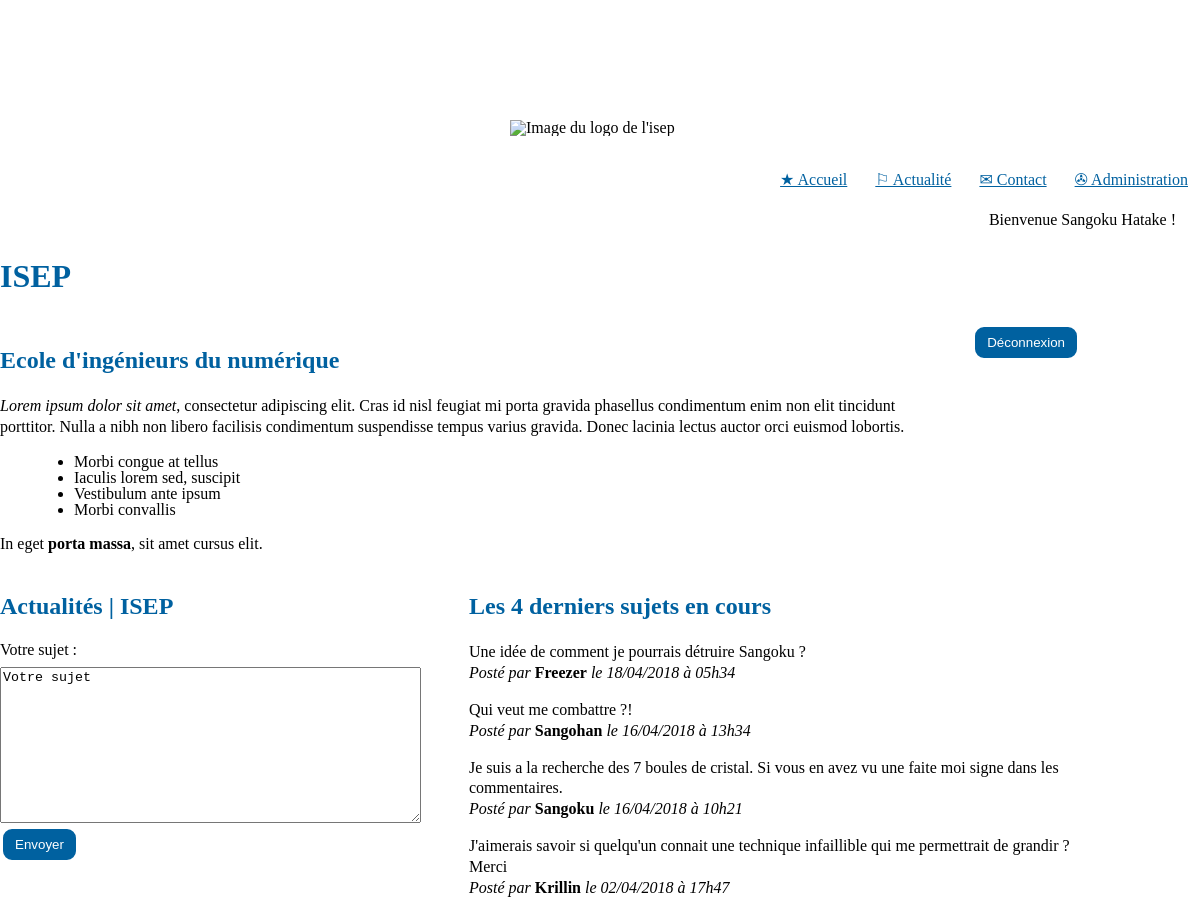
/php/index.php (signed in), run on the app's committed database.
### tables this page shows
CREATE TABLE IF NOT EXISTS `subjects` (
  `id` int(11) NOT NULL AUTO_INCREMENT,
  `content` text NOT NULL,
  `category` varchar(100) NOT NULL DEFAULT 'Autre',
  `date` date NOT NULL,
  `time` time NOT NULL,
  `user_id` int(11) NOT NULL,
  PRIMARY KEY (`id`)
);

CREATE TABLE IF NOT EXISTS `users` (
  `id` int(11) NOT NULL AUTO_INCREMENT,
  `name` varchar(100) NOT NULL,
  `last_name` varchar(100) NOT NULL,
  `mail` varchar(100) NOT NULL,
  `pass` varchar(100) NOT NULL,
  PRIMARY KEY (`id`)
);

### php/controllers/fonctions.php (called while the page is built, shortened)
<?php
include "models/requetes.php";
function isUserConnected(){
    if (isset($_SESSION['user_name']))
        return true;
}
function recupereSubjects($bdd,$n){
    $subjects = get_subjects($bdd,$n);
    foreach ($subjects as $key=>$elm){
        $subjects[$key]['subjectDate'] = dateFr($subjects[$key]['subjectDate']);
        $subjects[$key]['time'] = heureFr($subjects[$key]['time']);
    }
    return $subjects;
}
function dateFr($dateUS){
    $dateFR = strftime('%d-%m-%Y',strtotime($dateUS));
    $dateFRslash=str_replace (  '-' , '/' ,$dateFR);
    return $dateFRslash;
}
function heureFr($heureUS){
    $heureFr1 = substr_replace($heureUS, '', -3, 3);
    $heureFr2 =str_replace (  ':' , 'h' ,$heureFr1);
    return $heureFr2;
}

### php/controllers/mainController.php (called while the page is built, shortened)
<?php
if (!isset($_GET['function']) || empty($_GET['function'])) {
    $function = "default";
} else {
    $function = $_GET['function'];
}
switch ($function) {
    case 'default':
        $vue = "accueil";
        break;
}
require "views/header.php";
include('views/' . $vue . '.php');

### php/models/requetes.php (called while the page is built, shortened)
<?php
function get_subjects(PDO $bdd, int $n): array {
    $statement = $bdd->prepare('SELECT subjects.category, subjects.time, subjects.content AS subjectContent,subjects.date AS subjectDate,users.name AS subjectUserName,subjects.id AS subject_id
                                         FROM subjects
                                         INNER JOIN users
                                         ON subjects.user_id = users.id
                                         ORDER BY date DESC, time DESC
                                         LIMIT '.$n);
    $statement->execute();
    return $statement->fetchAll();
}

### php/views/fonctions.php (the view, shortened to what this page needs)
<?php
function displayDeconnexion(){
    if(isUserConnected()){
        return '<button><a href="index.php?cible=mainController&function=deconnexion"> Déconnexion </a> </button>';
    }
}
function displayConnexion(){
    if(isUserConnected()){
        echo displayDeconnexion();
    }
    else{
        include 'connexion.php';
    }
}
function displaySubjects($bdd,$n){
    $subjects = recupereSubjects($bdd,$n);
    foreach ($subjects as $key=>$elm){
        echo(
            "<p>"
                . $subjects[$key]['subjectContent'] ." <br>
                <em>Posté par</em> <strong>". $subjects[$key]['subjectUserName'] ."</strong> <em>le ". $subjects[$key]['subjectDate'] ." à " . $subjects[$key]['time'] . " </em>
            </p>"
        );
    }
}

### css/style.css (style rules this page uses)
html { --orange-isep: rgb(245,161,1); --blue-isep: rgb(0,97,160); --grey-isep: rgb(226,226,226); }
body { width: 1200px; font-family: serif; margin: 70px auto 1%; }
a { color: white; }
em { font-style: italic; }
strong { font-weight: bold; }
p { line-height: 130%; display: block; margin-top: 1em; margin-bottom: 1em; text-align: start; }
button { padding: 8px 12px 8px 12px; background-color: var(--blue-isep); color: white; border: solid; border-radius: 12px; }

### css/formControl.css (style rules this page uses)
body { padding-top: 50px; }

### data on the page
subjects: content "Une idée de comment je pourrais détruire Sangoku ?", user.name "Freezer", subjectDate "18/04/2018", time "05h34"
subjects: content "Qui veut me combattre ?!", user.name "Sangohan", subjectDate "16/04/2018", time "13h34"
subjects: content "Je suis a la recherche des 7 boules de cristal. Si vous en avez vu une faite moi signe dans les commentaires.", user.name "Sangoku", subjectDate "16/04/2018", time "10h21"
subjects: content "J'aimerais savoir si quelqu'un connait une technique infaillible qui me permettrait de grandir ? Merci", user.name "Krillin", subjectDate "02/04/2018", time "17h47"

### other printed values
displayBienvenue('Bienvenue') "Bienvenue Sangoku Hatake !"
